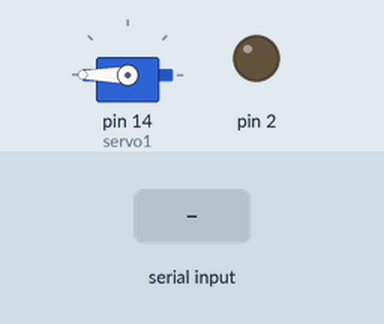
This sketch was run on a simulated Arduino Uno, built with avr-gcc and run on an emulated ATmega328P. Shown: servo, output pins drawn as LEDs (lit = HIGH). The test bench sets the inputs (shaded band). What the sketch prints to the serial monitor is not drawn.

Above: at 1.2 s.
1.3 s: "s90\n" received over Serial
At 2.1 s:
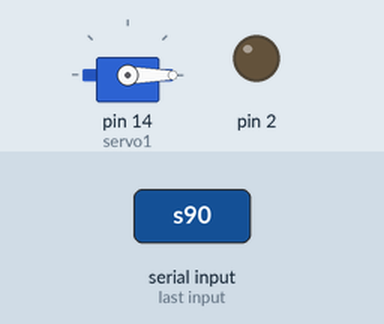
2.8 s: "s,45\n" received over Serial
At 3.3 s:
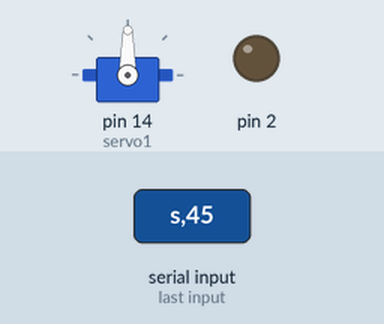
4.3 s: "s" received over Serial
At 5.6 s:
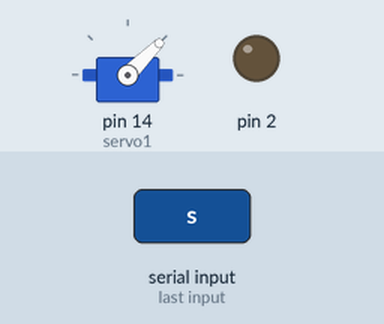
Timing chart, 0 to 7.3 s (numbered marks = the images above; inputs shaded):
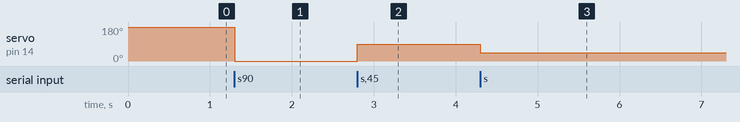

Measured:
- after the input at 1.3 s, servo on pin 14 (servo1): 180° → 0° at once
- after the input at 2.8 s, servo on pin 14 (servo1): 0° → 90° at once
- after the input at 4.3 s, servo on pin 14 (servo1): 90° → 45° at once

The sketch:

arch1391_module_2_arduino_code_niconsanchez_z3335214.pde
```cpp
//Processing Code for Window Control with Kinect
//This code starts the servo movement
//Use this code, then run the processing code to control servo direction
//referenced from http://www.arduino.cc/playground/Learning/SingleServoExample
//adjusted to suit my project
//edited by Nicon Sanchez z3335214


#include <Servo.h>

Servo servo1;


void setup() {

  pinMode(2,OUTPUT);
  servo1.attach(14);           //analog pin 0
  servo1.write (180);

  Serial.begin(9600);          //serial port
  Serial.println("Ready");

}

void loop() {

  static int v = 0;

  if ( Serial.available()) {
    char ch = Serial.read();

    switch(ch) {
      case '0'...'9':
        v = v * 10 + ch - '0';
        break;
      case 's':
        servo1.write(v);
        v = 0;
        break;
    }
  }


}
```
